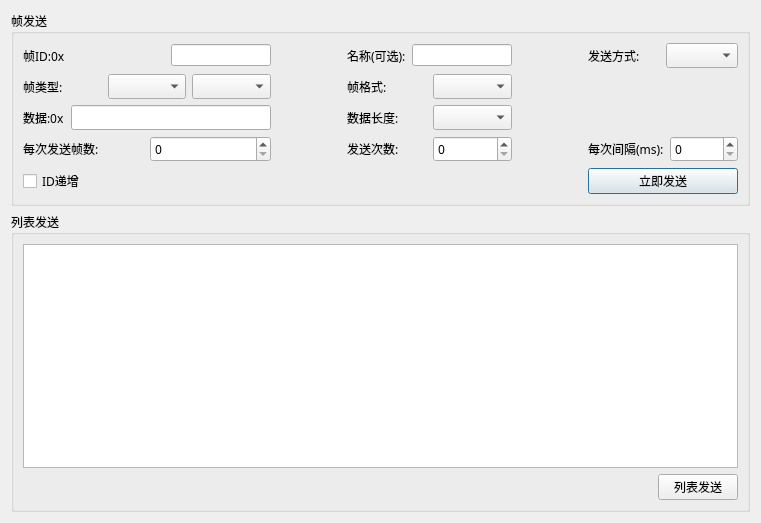
<?xml version="1.0" encoding="UTF-8"?>
<ui version="4.0">
 <class>SendDataDialog</class>
 <widget class="QDialog" name="SendDataDialog">
  <property name="geometry">
   <rect>
    <x>0</x>
    <y>0</y>
    <width>761</width>
    <height>523</height>
   </rect>
  </property>
  <property name="windowTitle">
   <string>数据发送</string>
  </property>
  <layout class="QVBoxLayout" name="verticalLayout_2">
   <item>
    <widget class="QGroupBox" name="groupBox">
     <property name="font">
      <font>
       <family>黑体</family>
       <pointsize>9</pointsize>
      </font>
     </property>
     <property name="title">
      <string>帧发送</string>
     </property>
     <layout class="QGridLayout" name="gridLayout">
      <item row="0" column="0">
       <layout class="QHBoxLayout" name="horizontalLayout_15">
        <item>
         <widget class="QLabel" name="label_21">
          <property name="font">
           <font>
            <family>黑体</family>
            <pointsize>9</pointsize>
           </font>
          </property>
          <property name="text">
           <string>帧ID:0x</string>
          </property>
         </widget>
        </item>
        <item>
         <widget class="QtMaterialTextField" name="editId">
          <property name="minimumSize">
           <size>
            <width>100</width>
            <height>0</height>
           </size>
          </property>
          <property name="maximumSize">
           <size>
            <width>100</width>
            <height>22</height>
           </size>
          </property>
          <property name="font">
           <font>
            <family>黑体</family>
            <pointsize>9</pointsize>
           </font>
          </property>
         </widget>
        </item>
       </layout>
      </item>
      <item row="1" column="1">
       <spacer name="horizontalSpacer">
        <property name="orientation">
         <enum>Qt::Horizontal</enum>
        </property>
        <property name="sizeHint" stdset="0">
         <size>
          <width>40</width>
          <height>20</height>
         </size>
        </property>
       </spacer>
      </item>
      <item row="6" column="2">
       <layout class="QHBoxLayout" name="horizontalLayout_9">
        <item>
         <widget class="QLabel" name="label_8">
          <property name="font">
           <font>
            <family>黑体</family>
            <pointsize>9</pointsize>
           </font>
          </property>
          <property name="text">
           <string>发送次数:</string>
          </property>
         </widget>
        </item>
        <item>
         <widget class="QSpinBox" name="spinSendCount">
          <property name="font">
           <font>
            <family>黑体</family>
            <pointsize>9</pointsize>
           </font>
          </property>
          <property name="maximum">
           <number>100000</number>
          </property>
         </widget>
        </item>
       </layout>
      </item>
      <item row="7" column="0">
       <widget class="QtMaterialCheckBox" name="chkInc">
        <property name="font">
         <font>
          <family>黑体</family>
          <pointsize>9</pointsize>
         </font>
        </property>
        <property name="text">
         <string>ID递增</string>
        </property>
       </widget>
      </item>
      <item row="1" column="2">
       <layout class="QHBoxLayout" name="horizontalLayout_11">
        <item>
         <widget class="QLabel" name="label_2">
          <property name="font">
           <font>
            <family>黑体</family>
            <pointsize>9</pointsize>
           </font>
          </property>
          <property name="text">
           <string>帧格式:</string>
          </property>
         </widget>
        </item>
        <item>
         <widget class="QComboBox" name="comboFormat">
          <property name="font">
           <font>
            <family>黑体</family>
            <pointsize>9</pointsize>
           </font>
          </property>
         </widget>
        </item>
       </layout>
      </item>
      <item row="4" column="2">
       <layout class="QHBoxLayout" name="horizontalLayout_12">
        <item>
         <widget class="QLabel" name="label_4">
          <property name="font">
           <font>
            <family>黑体</family>
            <pointsize>9</pointsize>
           </font>
          </property>
          <property name="text">
           <string>数据长度:</string>
          </property>
         </widget>
        </item>
        <item>
         <widget class="QComboBox" name="comboLength">
          <property name="font">
           <font>
            <family>黑体</family>
            <pointsize>9</pointsize>
           </font>
          </property>
         </widget>
        </item>
       </layout>
      </item>
      <item row="1" column="0">
       <layout class="QHBoxLayout" name="horizontalLayout">
        <item>
         <widget class="QLabel" name="label">
          <property name="font">
           <font>
            <family>黑体</family>
            <pointsize>9</pointsize>
           </font>
          </property>
          <property name="text">
           <string>帧类型:</string>
          </property>
         </widget>
        </item>
        <item>
         <widget class="QComboBox" name="comboFrameType">
          <property name="font">
           <font>
            <family>黑体</family>
            <pointsize>9</pointsize>
           </font>
          </property>
         </widget>
        </item>
        <item>
         <widget class="QComboBox" name="comboProtocolType">
          <property name="font">
           <font>
            <family>黑体</family>
            <pointsize>9</pointsize>
           </font>
          </property>
         </widget>
        </item>
       </layout>
      </item>
      <item row="0" column="2">
       <layout class="QHBoxLayout" name="horizontalLayout_3">
        <item>
         <widget class="QLabel" name="label_10">
          <property name="font">
           <font>
            <family>黑体</family>
            <pointsize>9</pointsize>
           </font>
          </property>
          <property name="text">
           <string>名称(可选):</string>
          </property>
         </widget>
        </item>
        <item>
         <widget class="QtMaterialTextField" name="editName">
          <property name="minimumSize">
           <size>
            <width>100</width>
            <height>0</height>
           </size>
          </property>
          <property name="maximumSize">
           <size>
            <width>100</width>
            <height>22</height>
           </size>
          </property>
          <property name="font">
           <font>
            <family>黑体</family>
            <pointsize>9</pointsize>
           </font>
          </property>
         </widget>
        </item>
       </layout>
      </item>
      <item row="7" column="4">
       <widget class="QtMaterialRaisedButton" name="btnSend">
        <property name="font">
         <font>
          <family>黑体</family>
          <pointsize>9</pointsize>
         </font>
        </property>
        <property name="text">
         <string>立即发送</string>
        </property>
       </widget>
      </item>
      <item row="6" column="0">
       <layout class="QHBoxLayout" name="horizontalLayout_4">
        <item>
         <widget class="QLabel" name="label_7">
          <property name="font">
           <font>
            <family>黑体</family>
            <pointsize>9</pointsize>
           </font>
          </property>
          <property name="text">
           <string>每次发送帧数:</string>
          </property>
         </widget>
        </item>
        <item>
         <widget class="QSpinBox" name="spinSendCountOnce">
          <property name="font">
           <font>
            <family>黑体</family>
            <pointsize>9</pointsize>
           </font>
          </property>
          <property name="maximum">
           <number>100000</number>
          </property>
         </widget>
        </item>
       </layout>
      </item>
      <item row="4" column="0">
       <layout class="QHBoxLayout" name="horizontalLayout_2">
        <item>
         <widget class="QLabel" name="label_6">
          <property name="font">
           <font>
            <family>黑体</family>
            <pointsize>9</pointsize>
           </font>
          </property>
          <property name="text">
           <string>数据:0x</string>
          </property>
         </widget>
        </item>
        <item>
         <widget class="QtMaterialTextField" name="editData">
          <property name="minimumSize">
           <size>
            <width>200</width>
            <height>0</height>
           </size>
          </property>
          <property name="font">
           <font>
            <family>黑体</family>
            <pointsize>9</pointsize>
           </font>
          </property>
          <property name="text">
           <string/>
          </property>
         </widget>
        </item>
       </layout>
      </item>
      <item row="6" column="4">
       <layout class="QHBoxLayout" name="horizontalLayout_10">
        <item>
         <widget class="QLabel" name="label_9">
          <property name="font">
           <font>
            <family>黑体</family>
            <pointsize>9</pointsize>
           </font>
          </property>
          <property name="text">
           <string>每次间隔(ms):</string>
          </property>
         </widget>
        </item>
        <item>
         <widget class="QSpinBox" name="spinInterval">
          <property name="font">
           <font>
            <family>黑体</family>
            <pointsize>9</pointsize>
           </font>
          </property>
          <property name="maximum">
           <number>100000</number>
          </property>
         </widget>
        </item>
       </layout>
      </item>
      <item row="0" column="4">
       <layout class="QHBoxLayout" name="horizontalLayout_13">
        <item>
         <widget class="QLabel" name="label_3">
          <property name="font">
           <font>
            <family>黑体</family>
            <pointsize>9</pointsize>
           </font>
          </property>
          <property name="text">
           <string>发送方式:</string>
          </property>
         </widget>
        </item>
        <item>
         <widget class="QComboBox" name="comboSendType">
          <property name="font">
           <font>
            <family>黑体</family>
            <pointsize>9</pointsize>
           </font>
          </property>
         </widget>
        </item>
       </layout>
      </item>
      <item row="1" column="3">
       <spacer name="horizontalSpacer_2">
        <property name="orientation">
         <enum>Qt::Horizontal</enum>
        </property>
        <property name="sizeHint" stdset="0">
         <size>
          <width>40</width>
          <height>20</height>
         </size>
        </property>
       </spacer>
      </item>
     </layout>
    </widget>
   </item>
   <item>
    <widget class="QGroupBox" name="groupBox_2">
     <property name="font">
      <font>
       <family>黑体</family>
       <pointsize>9</pointsize>
      </font>
     </property>
     <property name="title">
      <string>列表发送</string>
     </property>
     <layout class="QGridLayout" name="gridLayout_2">
      <item row="0" column="0">
       <widget class="QTableView" name="tableView">
        <property name="font">
         <font>
          <family>黑体</family>
          <pointsize>9</pointsize>
         </font>
        </property>
       </widget>
      </item>
      <item row="1" column="0">
       <layout class="QHBoxLayout" name="horizontalLayout_5">
        <item>
         <spacer name="horizontalSpacer_3">
          <property name="orientation">
           <enum>Qt::Horizontal</enum>
          </property>
          <property name="sizeHint" stdset="0">
           <size>
            <width>40</width>
            <height>20</height>
           </size>
          </property>
         </spacer>
        </item>
        <item>
         <widget class="QtMaterialRaisedButton" name="btnSendList">
          <property name="font">
           <font>
            <family>黑体</family>
            <pointsize>9</pointsize>
           </font>
          </property>
          <property name="text">
           <string>列表发送</string>
          </property>
         </widget>
        </item>
       </layout>
      </item>
     </layout>
    </widget>
   </item>
  </layout>
 </widget>
 <customwidgets>
  <customwidget>
   <class>QtMaterialRaisedButton</class>
   <extends>QPushButton</extends>
   <header>qtmaterialraisedbutton.h</header>
  </customwidget>
  <customwidget>
   <class>QtMaterialCheckBox</class>
   <extends>QCheckBox</extends>
   <header>qtmaterialcheckbox.h</header>
  </customwidget>
  <customwidget>
   <class>QtMaterialTextField</class>
   <extends>QLineEdit</extends>
   <header>qtmaterialtextfield.h</header>
  </customwidget>
 </customwidgets>
 <resources/>
 <connections/>
</ui>
